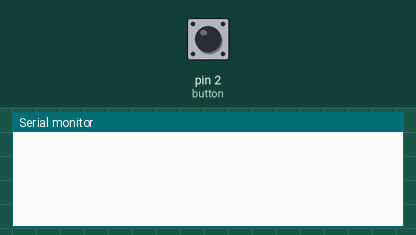
Recording of a sketch running on a simulated Arduino Uno, built with avr-gcc and run on an emulated ATmega328P. Shown: the last lines printed to the serial monitor. The test bench sets the inputs (shaded band); at power-on: pin 2 (button) HIGH.

Above: at 1.2 s.
1.3 s: pin 2 (button) pulled LOW for 0.15 s
At 1.43 s:
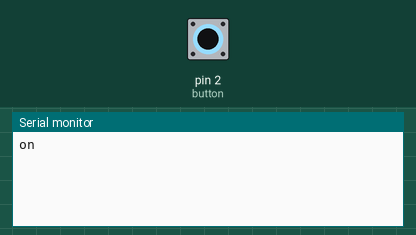
At 2.5 s:
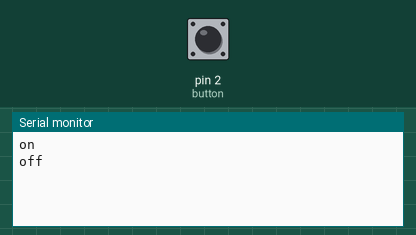

Measured:
- after the input at 1.3 s, the serial monitor: prints a new line at once (image 1)

The sketch:

switch.ino
```cpp
int button = 2;
int buttonState = HIGH;
int prev = 0;

void setup() {
  // put your setup code here, to run once:
  Serial.begin(9600);
  pinMode(button,INPUT);
}

void loop() {
  // put your main code here, to run repeatedly:
  buttonState = digitalRead(button);
  if(buttonState==LOW&prev==0){
    prev = 1;
    Serial.println("on");
    }else if (buttonState == HIGH&prev==1){
      prev=0;
      Serial.println("off");
      }
}
```
